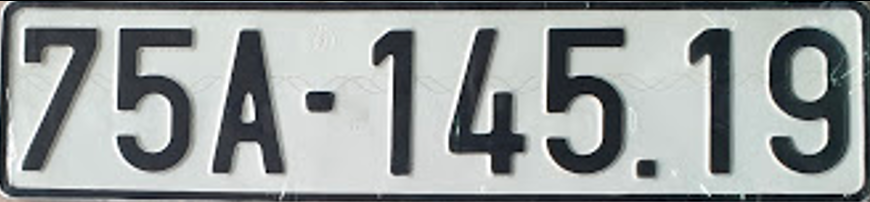
#> input picture sample1.png, 870 x 202 px
$ python c.py
#> lines starting #> are read from the running program, lines starting #| are printed output that depends on the picture; after the words box and inside, x2 and y2 are one past the last pixel; in counts of white or black regions, pixels touching at a corner belong together
import cv2
import imutils
# import  numpy as np

img = cv2.imread('sample1.png', cv2.IMREAD_GRAYSCALE)
#> img: shape (202, 870); min 0, max 255, mean 156.1
# img = cv2.resize(img, dsize=None, fx=0.5, fy=0.5)
threshold = cv2.adaptiveThreshold(img, 255, cv2.ADAPTIVE_THRESH_GAUSSIAN_C, cv2.THRESH_BINARY_INV, 15, 8)
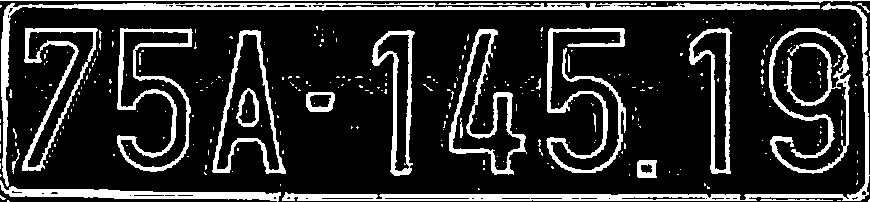
#> threshold: shape (202, 870); 17.7% white; 311 white regions (286 under 20 px)
# cv2.imshow('Anh nhi phan', threshold)
# cv2.waitKey()
contours = cv2.findContours(threshold, cv2.RETR_LIST, cv2.CHAIN_APPROX_SIMPLE)
#> contours = 374 contours, 324 with area under 20; largest, box (x1, y1, x2, y2) and area: (212, 30, 286, 174) 5276, (117, 28, 193, 172) 5256, (1, 3, 820, 187) 4432, (449, 29, 527, 175) 4398, (216, 33, 280, 171) 4028
contours = imutils.grab_contours(contours)
contours = sorted(contours, key=cv2.contourArea, reverse=False)

number = 0

for c in contours:
    (x, y, w, h) = cv2.boundingRect(c)
    if (40 < w < 90) and (80 < h < 180):
        cv2.rectangle(img, (x, y), (x+w, y+h), (0, 255, 0), 3)
        number += 1
        crop = img[y:y+h, x:x+w]
        cv2.imwrite(f'{number}.png', crop)
#> this loop made 374 passes
#> (x, y, w, h) on passes 7, 8, 9, 10, 13, 15, 17, 18, 20, 27, 29, 30: (232, 171, 1, 1), (680, 169, 1, 1), (497, 166, 1, 1), (629, 164, 1, 1), (503, 161, 1, 1), (770, 159, 1, 1), (619, 156, 1, 1), (497, 156, 1, 1), (12, 155, 1, 1), (193, 144, 1, 1), (594, 142, 1, 1), (569, 142, 1, 1)
#> (c, x, y, w, h) on passes 1 to 6: ([[837, 200], [840, 200]], 837, 200, 4, 1), ([[280, 184], [280, 185]], 280, 184, 1, 2), ([[677, 174], [678, 174]], 677, 174, 2, 1), ([[629, 174], [629, 175]], 629, 174, 1, 2), ([[857, 173], [857, 174]], 857, 173, 1, 2), ([[669, 171], [669, 172]], 669, 171, 1, 2)
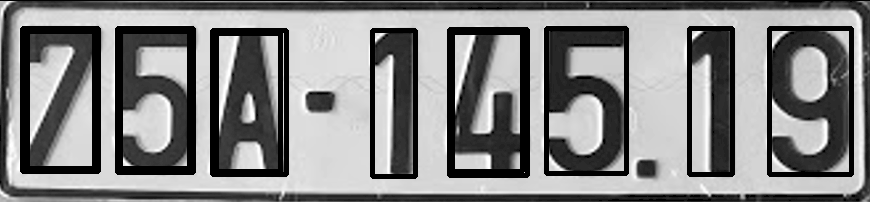
#> img: shape (202, 870); min 0, max 255, mean 132.2
#> after the loop, number = 12

cv2.imshow('Pic', img)
cv2.waitKey()
cv2.destroyAllWindows()
